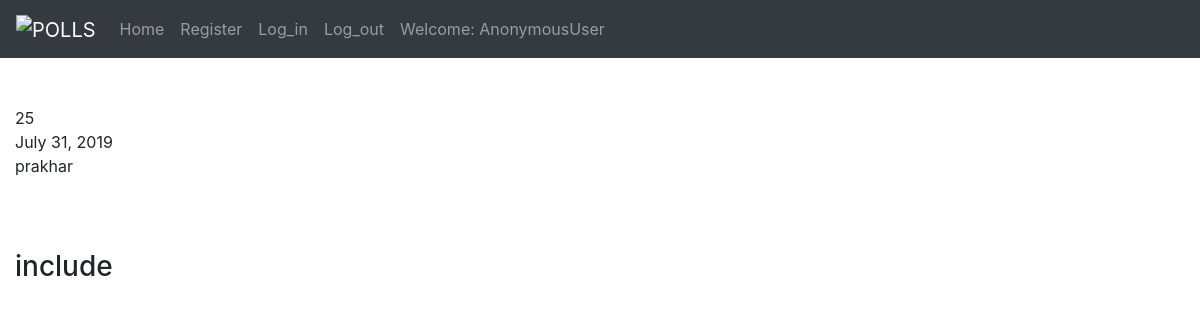
The page /polls/profiledetail/ on the database as committed earlier.
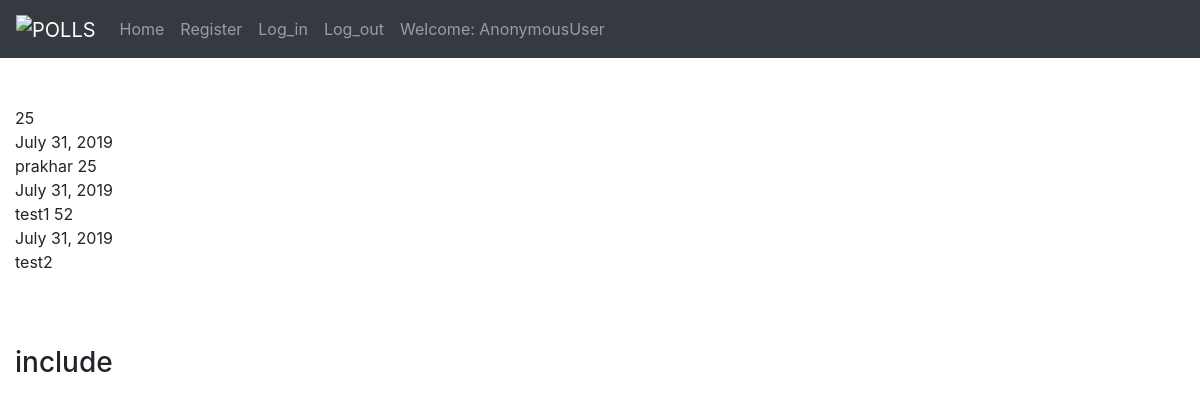
The same page on the database as committed later.
### polls/models.py (models this page shows, shortened)
class Profile(models.Model):
    user=models.OneToOneField(User,on_delete=models.CASCADE)
    img = models.ImageField(blank=True,null=True)
    age= models.IntegerField(help_text='your age')
    dob= models.DateField('dob',help_text='yyyy/mm/dd')

### polls/views.py (the view)
# urls.py: path('profiledetail/',views.profiledetail),
def profiledetail(request):
    data=Profile.objects.all()
    return render(request,'profiledata/profiledata.html',{"data":data})

### polls/templates/profiledata/profiledata.html
{% extends 'base.html' %}
    {% block content %}
        {% for i in data %}
        {{i.age}}<br>
        {{i.dob}}<br>
        {{i.user.username}}
        {% endfor %}
{% endblock %}

### polls/templates/base.html (shortened to what this page needs)
<!DOCTYPE html>
<html lang="en">
<head>
  <link rel="stylesheet" href="https://maxcdn.bootstrapcdn.com/bootstrap/4.3.1/css/bootstrap.min.css">
</head>
<body>
<nav class="navbar navbar-expand-sm bg-dark navbar-dark">
  <a class="navbar-brand" href="#">
    <img src="bird.jpg" alt="POLLS" style="width:40px;">
  </a>
  <ul class="navbar-nav">
    <li class="nav-item">
      <a class="nav-link" href="#">Home</a>
    </li>
    <li class="nav-item">
      <a class="nav-link" href="/polls/sign_upview/">Register</a>
    </li>
    <li class="nav-item">
      <a class="nav-link" href="/polls/log_inview/">Log_in</a>
    </li>
      <li class="nav-item">
      <a class="nav-link" href="/polls/log_outview/">Log_out</a>
    </li>
      <li class="nav-item">
      <a class="nav-link" href="#">Welcome: {{user}}</a>
    </li>
  </ul>
</nav>
<div class="container-fluid">
    <br><br>
    {% block content %}
    {% endblock %}
    <br><br><br><br>
    {% include 'inc.html' %}
</div>
</body>
</html>

### polls/templates/inc.html (shortened to what this page needs)
<!DOCTYPE html>
<html lang="en">
<head>
</head>
<body>
        <h3>include</h3>
</body>
</html>

Rows that differ between the two databases and show on the page:
added Profile: age "25", dob "July 31, 2019", user.username "test1"
added Profile: age "52", dob "July 31, 2019", user.username "test2"
